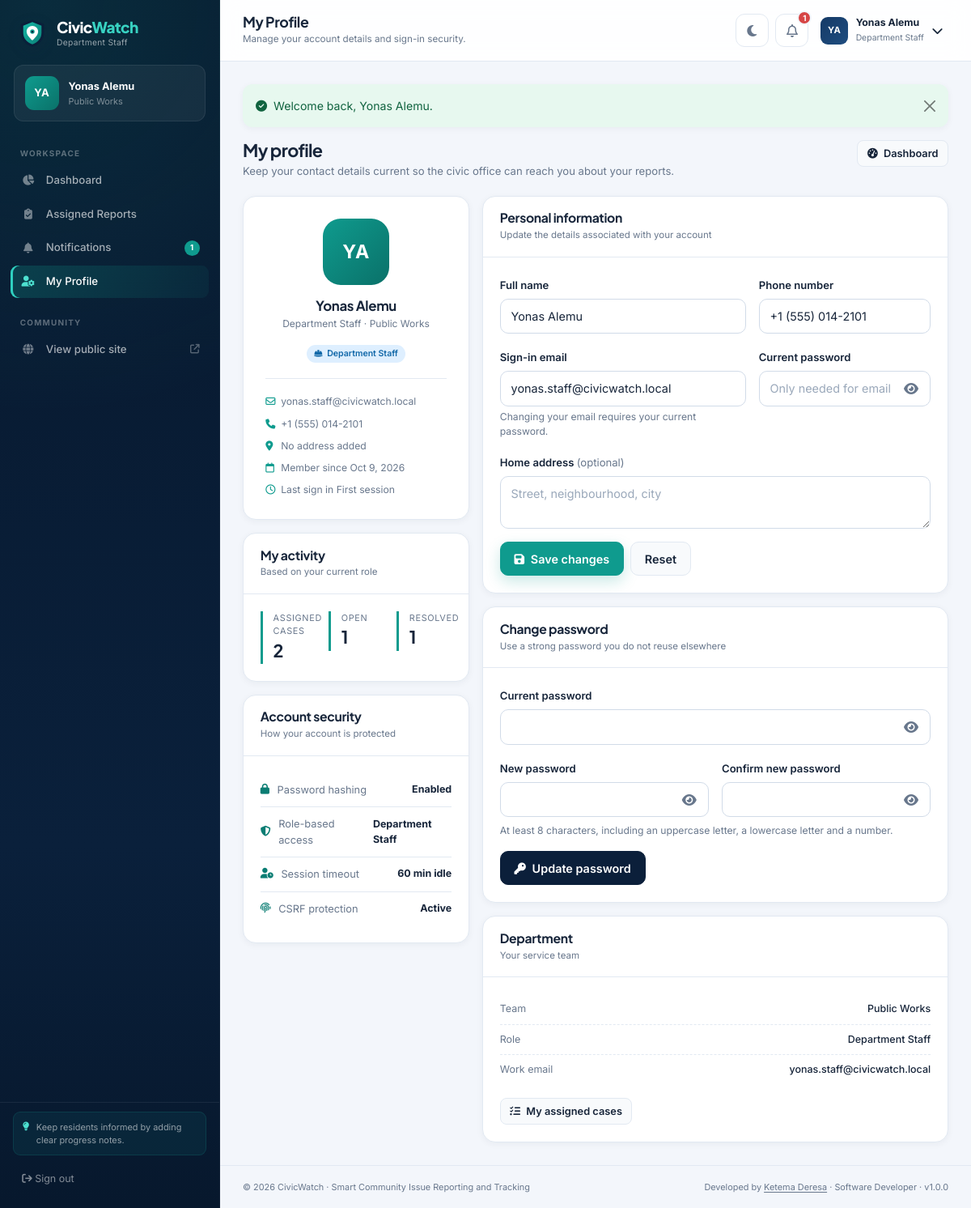
/profile.php (signed in), run on the app's committed database.
### tables this page shows
CREATE TABLE users (
    id INT UNSIGNED NOT NULL AUTO_INCREMENT,
    full_name VARCHAR(120) NOT NULL,
    email VARCHAR(160) NOT NULL,
    phone VARCHAR(30) NULL,
    address VARCHAR(255) NULL,
    password_hash VARCHAR(255) NOT NULL,
    role ENUM('admin', 'citizen', 'staff') NOT NULL DEFAULT 'citizen',
    department_id INT UNSIGNED NULL,
    avatar VARCHAR(255) NULL,
    is_active TINYINT(1) NOT NULL DEFAULT 1,
    last_login DATETIME NULL,
    created_at TIMESTAMP NOT NULL DEFAULT CURRENT_TIMESTAMP,
    updated_at TIMESTAMP NOT NULL DEFAULT CURRENT_TIMESTAMP ON UPDATE CURRENT_TIMESTAMP,
    PRIMARY KEY (id),
    UNIQUE KEY uq_users_email (email),
    KEY idx_users_role (role),
    KEY idx_users_department (department_id),
    KEY idx_users_active (is_active),
    CONSTRAINT fk_users_department
        FOREIGN KEY (department_id) REFERENCES departments (id)
        ON UPDATE CASCADE ON DELETE SET NULL
);

CREATE TABLE departments (
    id INT UNSIGNED NOT NULL AUTO_INCREMENT,
    name VARCHAR(120) NOT NULL,
    slug VARCHAR(140) NOT NULL,
    description TEXT NULL,
    email VARCHAR(160) NULL,
    phone VARCHAR(30) NULL,
    is_active TINYINT(1) NOT NULL DEFAULT 1,
    created_at TIMESTAMP NOT NULL DEFAULT CURRENT_TIMESTAMP,
    updated_at TIMESTAMP NOT NULL DEFAULT CURRENT_TIMESTAMP ON UPDATE CURRENT_TIMESTAMP,
    PRIMARY KEY (id),
    UNIQUE KEY uq_departments_name (name),
    UNIQUE KEY uq_departments_slug (slug),
    KEY idx_departments_active (is_active)
);

### profile.php (the view, shortened to what the rows shown need)
<?php
require_once __DIR__ . '/includes/functions.php';
$user = require_login();
$values = [
    'full_name' => $user['full_name'],
    'email' => $user['email'],
    'phone' => $user['phone'] ?? '',
    'address' => $user['address'] ?? '',
];
$pageTitle = 'My Profile';
require __DIR__ . '/includes/dashboard_header.php';
?>
<div class="page-heading">
    <div>
        <h2>My profile</h2>
    </div>
</div>
<div class="row g-3">
    <div class="col-xl-4">
        <div class="content-card profile-avatar-card mb-3">
            <span class="avatar avatar-lg avatar-teal"><?= e(initials($user['full_name'])) ?></span>
            <h3><?= e($user['full_name']) ?></h3>
            <p><?= e(role_label($role)) ?><?= $user['department_name'] ? ' · ' . e($user['department_name']) : '' ?></p>
            <span class="badge-status <?= $role === 'admin' ? 'status-assigned' : ($role === 'staff' ? 'status-in-progress' : 'status-approved') ?>">
                <i class="fa-solid <?= $role === 'admin' ? 'fa-user-shield' : ($role === 'staff' ? 'fa-helmet-safety' : 'fa-user') ?>"></i>
                <?= e(role_label($role)) ?>
            </span>
            <div class="profile-meta">
                <span><i class="fa-regular fa-envelope"></i><?= e($user['email']) ?></span>
                <span><i class="fa-solid fa-phone"></i><?= e($user['phone'] ?: 'No phone number added') ?></span>
                <span><i class="fa-solid fa-location-dot"></i><?= e($user['address'] ?: 'No address added') ?></span>
                <span><i class="fa-regular fa-calendar"></i>Member since <?= e(format_date($user['created_at'], 'M j, Y')) ?></span>
                <span><i class="fa-regular fa-clock"></i>Last sign in <?= e($user['last_login'] ? time_ago($user['last_login']) : 'First session') ?></span>
            </div>
        </div>
        <div class="content-card">
            <div class="content-card-body">
                <ul class="list-clean">
                    <li><span class="list-label"><i class="fa-solid fa-shield-halved text-teal"></i><span>Role-based access</span></span><strong><?= e(role_label($role)) ?></strong></li>
                </ul>
            </div>
        </div>
    </div>
    <div class="col-xl-8">
        <div class="content-card mb-3">
            <div class="content-card-body">
                <form method="post" action="<?= e(url('profile.php')) ?>" novalidate>
                    <div class="row g-3">
                        <div class="col-md-7">
                            <label class="form-label" for="full_name">Full name</label>
                            <input class="form-control" type="text" id="full_name" name="full_name" value="<?= e($values['full_name']) ?>" maxlength="120" autocomplete="name" required>
                        </div>
                        <div class="col-md-5">
                            <label class="form-label" for="phone">Phone number</label>
                            <input class="form-control" type="tel" id="phone" name="phone" value="<?= e($values['phone']) ?>" maxlength="30" autocomplete="tel" placeholder="+1 555 0100">
                        </div>
                        <div class="col-md-7">
                            <label class="form-label" for="email">Sign-in email</label>
                            <input class="form-control" type="email" id="email" name="email" value="<?= e($values['email']) ?>" maxlength="160" autocomplete="email" required>
                            <div class="form-text">Changing your email requires your current password.</div>
                        </div>
                    </div>
                </form>
            </div>
        </div>
        <?php if ($role === 'citizen'): ?>
            <div class="content-card">
                <div class="content-card-head"><div><h3>Quick links</h3><p>Continue working with your reports</p></div></div>
                <div class="content-card-body">
                    <div class="d-flex flex-wrap gap-2">
                        <a class="btn btn-primary btn-sm" href="<?= e(url('user/submit_report.php')) ?>"><i class="fa-solid fa-circle-plus me-1"></i> Report an issue</a>
                        <a class="btn btn-soft btn-sm" href="<?= e(url('user/reports.php')) ?>"><i class="fa-solid fa-clipboard-list me-1"></i> My reports</a>
                        <a class="btn btn-soft btn-sm" href="<?= e(url('notifications.php')) ?>"><i class="fa-solid fa-bell me-1"></i> Notifications</a>
                    </div>
                </div>
            </div>
        <?php elseif ($role === 'staff'): ?>
            <div class="content-card">
                <div class="content-card-head"><div><h3>Department</h3><p>Your service team</p></div></div>
                <div class="content-card-body">
                    <ul class="detail-list">
                        <li><span class="label">Team</span><span class="value"><?= e($user['department_name'] ?: 'Not assigned') ?></span></li>
                        <li><span class="label">Role</span><span class="value">Department Staff</span></li>
                        <li><span class="label">Work email</span><span class="value"><?= e($user['email']) ?></span></li>
                    </ul>
                    <a class="btn btn-soft btn-sm mt-3" href="<?= e(url('staff/reports.php')) ?>"><i class="fa-solid fa-list-check me-1"></i> My assigned cases</a>
                </div>
            </div>
        <?php endif; ?>
    </div>
</div>
<?php require __DIR__ . '/includes/dashboard_footer.php'; ?>

### includes/dashboard_header.php (shortened to what the rows shown need)
<?php
require_once __DIR__ . '/functions.php';
$user = auth_user();
$pageTitle = $pageTitle ?? 'Dashboard';
$role = $user['role'];
$roleLabel = role_label($role);
?>
<!doctype html>
<html lang="en" data-bs-theme="light">
<head>
    <link href="https://cdn.jsdelivr.net/npm/bootstrap@5.3.3/dist/css/bootstrap.min.css" rel="stylesheet">
    <link href="https://cdnjs.cloudflare.com/ajax/libs/font-awesome/6.5.2/css/all.min.css" rel="stylesheet">
    <link href="https://unpkg.com/leaflet@1.9.4/dist/leaflet.css" rel="stylesheet">
    <link href="<?= e(asset('css/style.css')) ?>" rel="stylesheet">
</head>
<body class="dashboard-body">
<div class="app-shell">
    <aside class="app-sidebar" id="appSidebar" aria-label="Main navigation">
        <div class="sidebar-head">
            <a class="brand-lockup brand-lockup-light" href="<?= e(url(dashboard_path($role))) ?>">
                <span><strong>Civic<span>Watch</span></strong><small><?= e($roleLabel) ?></small></span>
            </a>
        </div>
        <div class="sidebar-profile">
            <div class="avatar avatar-teal"><?= e(initials($user['full_name'])) ?></div>
            <div class="min-w-0">
                <strong class="text-truncate d-block"><?= e($user['full_name']) ?></strong>
                <span class="text-truncate d-block"><?= e($user['department_name'] ?: $roleLabel) ?></span>
            </div>
        </div>
    </aside>
    <div class="app-main">
        <header class="app-topbar">
            <div class="d-flex align-items-center gap-3 min-w-0">
                <div class="min-w-0">
                    <h1 class="topbar-title text-truncate"><?= e($pageTitle) ?></h1>
                </div>
            </div>
            <div class="topbar-actions">
                <div class="dropdown">
                    <button class="user-menu" type="button" data-bs-toggle="dropdown" aria-expanded="false">
                        <span class="avatar avatar-sm"><?= e(initials($user['full_name'])) ?></span>
                        <span class="user-menu-text d-none d-md-block">
                            <strong><?= e($user['full_name']) ?></strong>
                            <small><?= e($roleLabel) ?></small>
                        </span>
                        <i class="fa-solid fa-chevron-down small d-none d-md-block"></i>
                    </button>
                </div>
            </div>
        </header>
        <main class="app-content">

### data on the page
users: role "Department Staff", full_name "YA", full_name "Yonas Alemu", department.name "Public Works", email "yonas.staff@civicwatch.local", phone "+1 (555) 014-2101", address "No address added", created_at "Oct 9, 2026", last_login "First session"

### other printed values
$item['label'] "Dashboard"
$item['label'] "Assigned Reports"
$item['label'] "Notifications"
$unread > 99 ? '99+' : (string) $unread "1"
$item['label'] "My Profile"
$pageTitle "My Profile"
$pageSubtitle "Manage your account details and sign-in security."
$unread > 9 ? '9+' : (string) $unread "1"
$flash['message'] "Welcome back, Yonas Alemu."
$stat['label'] "ASSIGNED CASES"
$stat['value'] "2"
$stat['label'] "OPEN"
$stat['value'] "1"
$stat['label'] "RESOLVED"
APP_NAME "CivicWatch"
